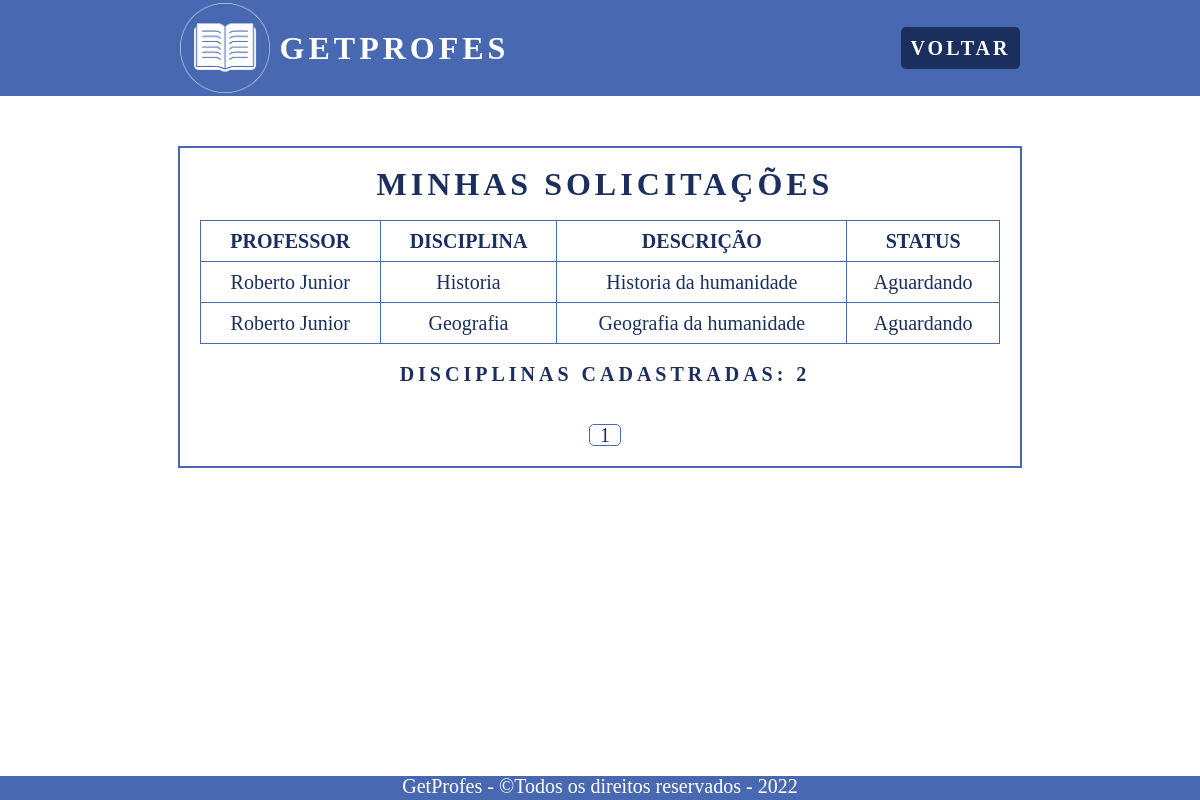
/pages/aluno/minhas-solicitacoes.php?pagina=1 (signed in), run on the app's committed database.
### tables this page shows
CREATE TABLE IF NOT EXISTS `solicitacoes` (
    `id` int(2) NOT NULL AUTO_INCREMENT,
    `id_aluno` int(2) NOT NULL,
    `id_professor` int(2) NOT NULL,
    `nome_aluno` varchar(45) NOT NULL,
    `nome_professor` varchar(45) NOT NULL,
    `nome_disciplina` varchar(45) NOT NULL,
    `descricao` varchar(200) NOT NULL,
    `status_solicitacao` varchar(15) NOT NULL,
    PRIMARY KEY (`id`),
    FOREIGN KEY (`id_aluno`) REFERENCES `usuarios` (`id`),
    FOREIGN KEY (`id_professor`) REFERENCES `usuarios` (`id`)
);

### pages/aluno/minhas-solicitacoes.php (the view, shortened to what this page needs)
<?php
include_once '../../connection/config.php';
$query_solicitacoes = "SELECT COUNT(id) AS qnt_solicitacoes FROM solicitacoes WHERE id_aluno = '" . $_SESSION['id_usuario'] . "'";
if (isset($_GET['pagina'])) {
    $pag = $_GET['pagina'];
    $busca = "SELECT * FROM solicitacoes WHERE id_aluno = '" . $_SESSION['id_usuario'] . "'";
    $todos = mysqli_query($con, $busca);
    $registros = "10";
    $tr = mysqli_num_rows($todos);
    $tp = ceil($tr / $registros);
    $inicio = ($registros * $pag) - $registros;
    $limite = mysqli_query($con, "$busca LIMIT $inicio, $registros");
}
?>
<!DOCTYPE html>
<html lang="pt-br">
<head>
    <link rel="stylesheet" href="../../src/css/reset.css">
    <link rel="stylesheet" href="minhas-solicitacoes.css">
</head>
<body>
    <header>
        <nav class="menu">
            <div class="logo">
                <img class="logo-img" src="../../src/img/GetProfes-Logo.png" alt="Logo GetProfes">
                <h1>GetProfes</h1>
            </div>
            <ul class="nav-list">
                <li><a href="../sistema/sistema-aluno.php" class="voltar">Voltar</a></li>
            </ul>
        </nav>
    </header>
    <section class="sistema">
        <div class="sistema-box">
            <div class="sistema-container">
                <h2>Minhas Solicitações</h2>
                <div class="table-container">
                    <table class="table">
                        <thead>
                            <tr>
                                <th scope="col">Professor</th>
                                <th scope="col">Disciplina</th>
                                <th scope="col">Descrição</th>
                                <th scope="col">Status</th>
                            </tr>
                        </thead>
                        <tbody>
                            <?php
                            while ($row = mysqli_fetch_assoc($limite)) {
                                echo "<tr>";
                                echo "<td>" . $row["nome_professor"] . "</td>";
                                echo "<td>" . $row["nome_disciplina"] . "</td>";
                                echo "<td>" . $row["descricao"] . "</td>";
                                echo "<td>" . $row["status_solicitacao"] . "</td>";
                                echo "</tr>";
                            }
                            ?>
                        </tbody>
                    </table>
                </div>
                <div class="total-container">
                    <?php
                    $result_solicitacoes = $con->query($query_solicitacoes);
                    $row_solicitacoes = mysqli_fetch_assoc($result_solicitacoes);
                    ?>
                    <h3>Disciplinas cadastradas: <?php echo $row_solicitacoes["qnt_solicitacoes"]; ?></h3>
                </div>
                <nav class="paginacao-container">
                    <ul class="pagination">
                        <?php
                        for ($i = 1; $i <= $tp; $i++) {
                            if ($pag == $i) {
                                echo "<li class='page-item active'><a class='page-link' href='?pagina=$i'>$i</a></li>";
                            } else {
                                echo "<li class='page-item'><a class='page-link' href='?pagina=$i'>$i</a></li>";
                            }
                        }
                        ?>
                    </ul>
                </nav>
            </div>
        </div>
    </section>
    <footer id="footer">
        <div class="footer-rodape">
            <p>GetProfes - &copy;Todos os direitos reservados - 2022</p>
        </div>
    </footer>
</body>
</html>

### pages/aluno/minhas-solicitacoes.css (style rules this page uses)
:root { --bg: #4868B1; --white: #fff; --bg-black: #1b2f5f; --red: #ff0000; --black-red: #660606; }
* { scroll-behavior: smooth; font-family: 'Playfair Display', serif; }
a { text-decoration: none; }
header { margin-bottom: 40px; }
.logo-img { width: 90px; height: auto; }
.logo { display: flex; justify-content: center; align-items: center; }
.logo h1 { font-size: 32px; text-transform: uppercase; letter-spacing: 4px; font-weight: 900; margin-left: 10px; color: var(--white); }
.menu { display: flex; justify-content: space-around; align-items: center; height: 12vh; width: 100vw; background-color: var(--bg); }
.nav-list { list-style: none; display: flex; }
.nav-list li { letter-spacing: 3px; margin-left: 32px; font-size: 20px; }
.nav-list a { color: var(--white); font-weight: bold; text-transform: uppercase; background-color: var(--bg-black); padding: 10px; border-radius: 5px; }
.sistema { display: flex; justify-content: space-around; width: 940px; margin: 0 auto; color: var(--bg-black); align-items: center; }
.sistema-box { display: flex; flex-direction: column; align-items: center; width: 940px; padding: 10px; }
.sistema-container { display: flex; flex-direction: column; align-items: center; border: 2px solid var(--bg); width: 800px; padding: 20px; }
.sistema-container h2 { font-size: 32px; text-transform: uppercase; letter-spacing: 4px; font-weight: 900; margin-left: 10px; color: var(--bg-black); }
.table-container { display: flex; justify-content: center; align-items: center; margin-top: 20px; }
.table { border: 1px solid var(--bg); width: 800px; text-align: center; margin-bottom: 20px; }
.table th { border: 1px solid var(--bg); padding: 10px; font-size: 20px; font-weight: 900; text-transform: uppercase; }
.table td { border: 1px solid var(--bg); padding: 10px; font-size: 20px; }
.total-container { display: flex; flex-direction: column; margin-bottom: 20px; }
.total-container h3 { font-size: 20px; text-transform: uppercase; letter-spacing: 4px; font-weight: 900; margin-left: 10px; color: var(--bg-black); }
.paginacao-container { display: flex; justify-content: center; align-items: center; }
.pagination { display: flex; justify-content: center; align-items: center; margin-top: 20px; }
.page-item { display: flex; justify-content: center; align-items: center; margin-left: 10px; }
.page-link { color: var(--bg-black); font-size: 20px; text-decoration: none; }
.active { border: 1px solid var(--bg); border-radius: 5px; width: 30px; }
#footer { position: absolute; bottom: 0; height: 3vh; width: 100vw; background-color: var(--bg); }
.footer-rodape { text-align: center; font-size: 20px; color: var(--white); }

### data on the page
solicitacoes: nome_professor "Roberto Junior", nome_disciplina "Historia", descricao "Historia da humanidade", status_solicitacao "Aguardando"
solicitacoes: nome_professor "Roberto Junior", nome_disciplina "Geografia", descricao "Geografia da humanidade", status_solicitacao "Aguardando"

### other printed values
$row_solicitacoes["qnt_solicitacoes"] "2"
